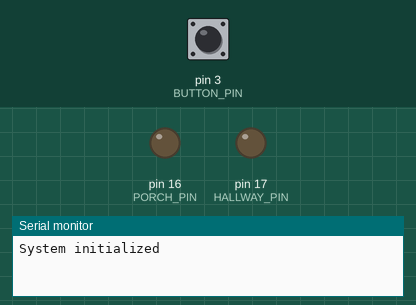
This sketch was run on a simulated Arduino Uno, built with avr-gcc and run on an emulated ATmega328P. Shown: output pins drawn as LEDs (lit = HIGH), the last lines printed to the serial monitor. The test bench sets the inputs (shaded band); at power-on: pin 3 (BUTTON_PIN) HIGH.

Above: at 1.7 s.
1.8 s: pin 3 (BUTTON_PIN) pulled LOW for 0.15 s
At 2.3 s:
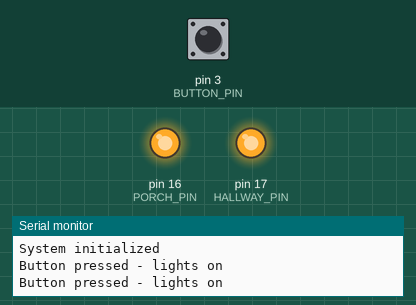
At 32.6 s:
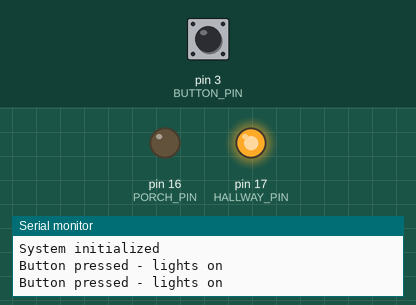
Timing chart, 0 to 33.3 s (numbered marks = the images above; inputs shaded):
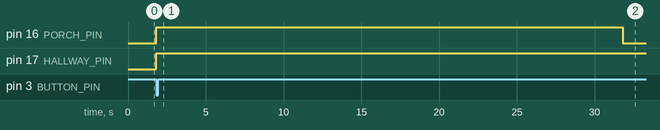

Measured:
- after the input at 1.8 s, pin 16 (PORCH_PIN): LOW → HIGH at once, → LOW 30.0 s later; pin 17 (HALLWAY_PIN): LOW → HIGH at once

The sketch:

Task1.1P.ino
```cpp
/*
  Task 1.1P: Smart Lights for Linda
*/

const int PORCH_PIN = 16; //porch light
const int HALLWAY_PIN = 17; //halway light
const int BUTTON_PIN = 3; //button to toggle

//time initialized
int porchTimeLeft = 0;
int hallwayTimeLeft = 0;

void setup() {
  Serial.begin(9600);
  delay(500);

  pinMode(PORCH_PIN, OUTPUT);
  pinMode(HALLWAY_PIN, OUTPUT);
  pinMode(BUTTON_PIN, INPUT_PULLUP);

  digitalWrite(PORCH_PIN, LOW);
  digitalWrite(HALLWAY_PIN, LOW);

  Serial.println("System initialized");
}

void loop() {
  //reads current state
  readButton();
  //updates time based on current states
  updateTimers();
  //updates the states of led's
  updateLEDs();
  delay(100);
}

//reads the state of button
void readButton() {
  int buttonState = digitalRead(BUTTON_PIN);
  //if the button is off i.e. it is not pressed/clicked
  if (buttonState == LOW) {
    //set initial times
    porchTimeLeft = 300;
    hallwayTimeLeft = 600;
    Serial.println("Button pressed - lights on");
  }
}

//time is left i.e. greater than zero reduce by 1s
void updateTimers() {
  if (porchTimeLeft > 0) {
    porchTimeLeft--;
  }

  if (hallwayTimeLeft > 0) {
    hallwayTimeLeft--;
  }
}

//update the led's based on the time left
void updateLEDs() {
  if (porchTimeLeft > 0) {
    digitalWrite(PORCH_PIN, HIGH);
  } else {
    digitalWrite(PORCH_PIN, LOW);
  }

  if (hallwayTimeLeft > 0) {
    digitalWrite(HALLWAY_PIN, HIGH);
  } else {
    digitalWrite(HALLWAY_PIN, LOW);
  }
}
```
